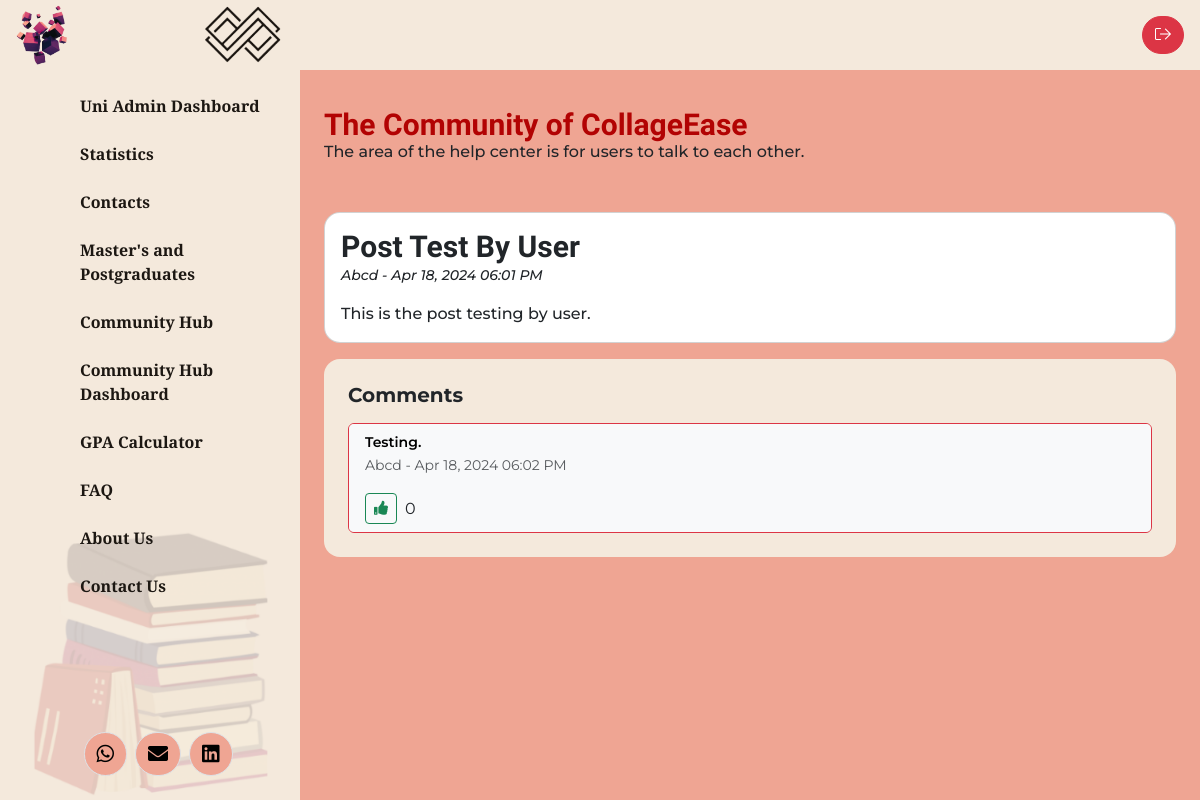
/post-details.php?postID=3 (signed in), run on an earlier commit of the app's database.
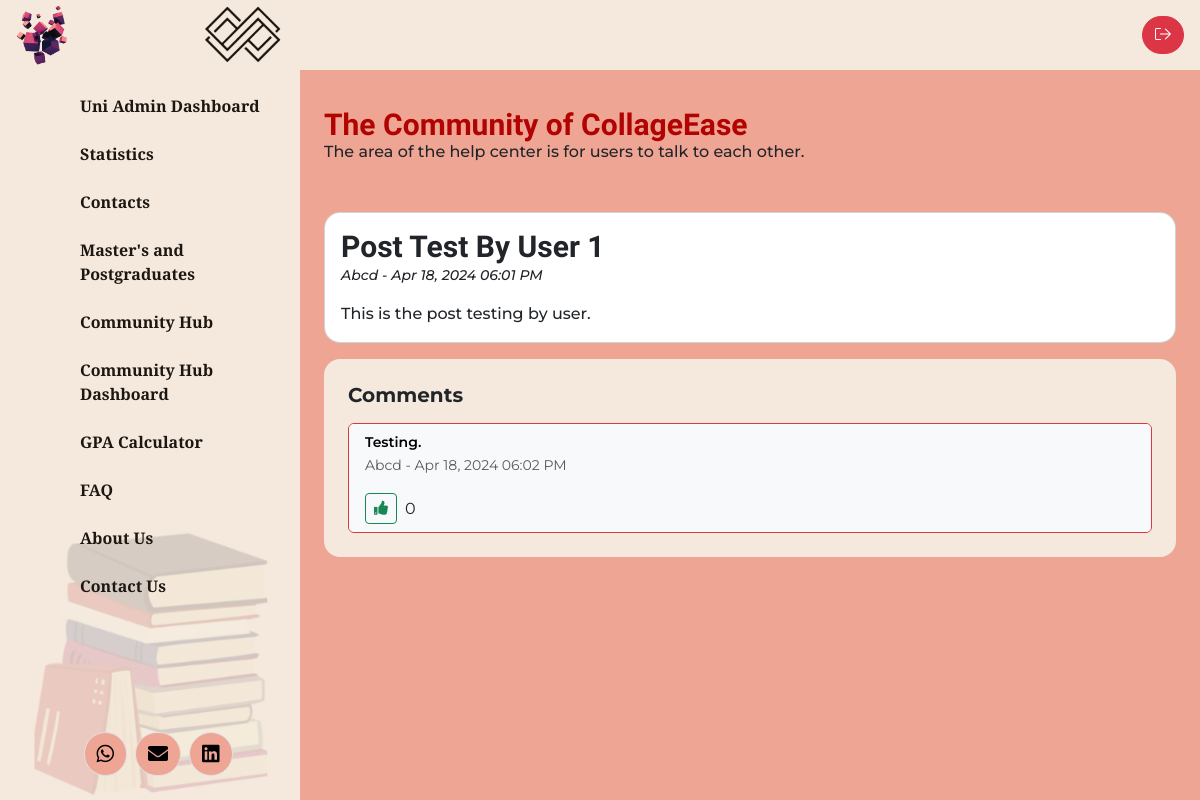
And on a later commit of the database.
### tables this page shows
CREATE TABLE `posts` (
  `postID` int NOT NULL,
  `title` varchar(255) NOT NULL,
  `content` text,
  `userID` int NOT NULL,
  `closed` tinyint(1) DEFAULT '0',
  `status` tinyint(1) NOT NULL DEFAULT '1',
  `createdAt` timestamp NULL DEFAULT CURRENT_TIMESTAMP
);

### post-details.php (the view, shortened to what the changed rows need)
<?php
require 'db_conn.php';
?>
<!DOCTYPE html>
<html lang="en">
    <head>
        <link rel="stylesheet" href="./assets/dist/css/bootstrap.min.css">
        <link rel="stylesheet" href="./assets/dist/fontawesome/css/all.css">
        <link rel="stylesheet" href="./assets/dist/css/style.css">
    </head>
    <body cz-shortcut-listen="true">
        <div class="container-fluid">
            <div class="row">
                <main class="col-md-8 ms-sm-auto col-lg-9 px-md-4 py-4 gap-3">
                    <div
                        class="d-flex justify-content-between flex-wrap flex-md-nowrap align-items-center pt-3 pb-2 mb-3">
                        <div>
                            <h2 class="h2 page-title lh-1 fw-bold courier-prime mb-0 text-red fs-30">The Community of
                                CollageEase</h2>
                        </div>
                    </div>
                    <div class="community-posts pt-4">
                        <?php
                        if (isset($_GET['postID'])) {
                            $postID = mysqli_real_escape_string($conn, $_GET['postID']);
                            $sql_post = "SELECT * FROM posts WHERE postID=$postID";
                            $result_post = mysqli_query($conn, $sql_post);
                            if (mysqli_num_rows($result_post) == 1) {
                                $row_post = mysqli_fetch_assoc($result_post);
                                $title = $row_post['title'];
                                $content = $row_post['content'];
                                $userID = $row_post['userID'];
                                $createdAt = $row_post['createdAt'];
                                $createdAtFormatted = date('M d, Y h:i A', strtotime($createdAt));
                                $sql_user = "SELECT Name FROM users WHERE ID=$userID";
                                $result_user = mysqli_query($conn, $sql_user);
                                $user = mysqli_fetch_assoc($result_user);
                                $userName = $user['Name'];
                                $closed = $row_post['closed'];
                                if ($closed || $_SESSION['ID'] !== $userID) {
                                    $close_btn = '';
                                } else {
                                    $close_btn = '<a class="btn btn-danger rounded-5" href="?postID=' . $postID . '&close=1">Close Post</a>';
                                }
                                echo '<article class="card p-3 mb-3 rounded-4">';
                                echo '<div class="post-top d-flex align-items-start gap-3"><h1 class="mb-0 flex-grow-1 fw-bold courier-prime fs-30">' . $title . '</h1>' . $close_btn . '</div>';
                                echo '<p class="mb-3 fs-14 fw-medium"><i>' . $userName . ' - ' . $createdAtFormatted . '</i></p>';
                                echo '<div class="fw-medium">';
                                echo '<p class="mb-0">' . nl2br($content) . '</p>';
                                echo '</div>';
                                echo '</article>';
                                $sql_comments = "SELECT * FROM comments WHERE postID=$postID ORDER BY commentID DESC";
                                $result_comments = mysqli_query($conn, $sql_comments);
                                echo '<section class="p-4 bg-peach rounded-4">';
                                echo '<h2 class="mb-3 fs-20 fw-bold">Comments</h2>';
                                echo '<div class="comments d-flex flex-column gap-3">';
                                if (mysqli_num_rows($result_comments) > 0) {
                                    while ($row_comment = mysqli_fetch_assoc($result_comments)) {
                                        $commentID = $row_comment['commentID'];
                                        $commentContent = $row_comment['content'];
                                        $commentUserID = $row_comment['userID'];
                                        $commentCreatedAt = $row_comment['createdAt'];
                                        $commentCreatedAtFormatted = date('M d, Y h:i A', strtotime($commentCreatedAt));
                                        $sql_comment_user = "SELECT Name FROM users WHERE ID=$commentUserID";
                                        $result_comment_user = mysqli_query($conn, $sql_comment_user);
                                        $comment_user = mysqli_fetch_assoc($result_comment_user);
                                        $commentUserName = $comment_user['Name'];
                                        $sql_votes_count = "SELECT COUNT(*) AS voteCount FROM votes WHERE commentID=$commentID";
                                        $result_votes_count = mysqli_query($conn, $sql_votes_count);
                                        $voteCount = mysqli_fetch_assoc($result_votes_count)['voteCount'];
                                        echo '<div class="card border-danger overflow-hidden">';
                                        echo '<div class="card-body bg-light shadow-sm py-2 px-3">';
                                        echo '<p class="card-text mb-0 fs-14 fw-semibold text-black">' . nl2br($commentContent) . '</p>';
                                        echo '<p class="card-text"><small class="text-muted">' . $commentUserName . ' - ' . $commentCreatedAtFormatted . '</small></p>';
                                        echo '<div class="d-flex align-items-center gap-2"><a href="?postID=' . $postID . '&vote=' . $commentID . '" class="btn btn-sm btn-outline-success"><i class="fa fa-thumbs-up"></i></a><span> ' . $voteCount . '</span></div>';
                                        echo '</div>';
                                        echo '</div>';
                                    }
                                } else {
                                    echo '<p class="alert alert-danger">No comments found.</p>';
                                }
                                echo '</div>';
                                echo '</section>';
                            } else {
                                echo '<p class="alert alert-danger">Post not found.</p>';
                            }
                        } else {
                            echo '<p class="alert alert-danger">Post ID parameter not set.</p>';
                        }
                        ?>
                    </div>
                </main>
            </div>
        </div>
    </body>
</html>

What changed in the data, as far as the page shows it:
changed posts "This is the post testing by user.": title "Post Test By User" → "Post Test By User 1"
